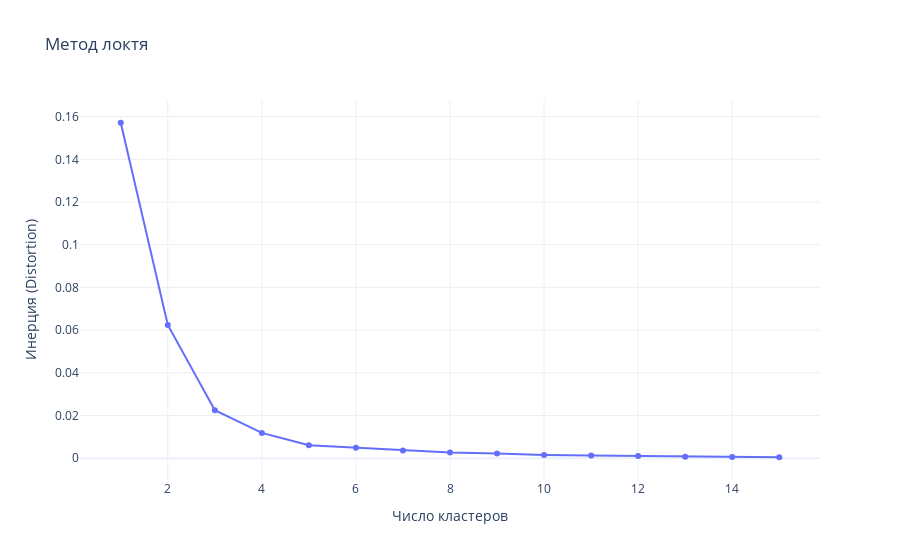

Notebook code for this chart:
### Code cell
processor = GraphClusterProcessor(adj, data)
processor.elbow_method(metric='betweenness', max_clusters=15)

### Figure 1 — Plotly figure (JSON) as saved in the notebook; plotly's stock layout.template omitted (floating-point values rounded to 4 significant figures)
{"data": [{"mode": "lines+markers", "name": "Distortion", "type": "scatter", "x": [1, 2, 3, 4, 5, 6, 7, 8, 9, 10, 11, 12, 13, 14, 15], "y": [0.1571, 0.06245, 0.02251, 0.01186, 0.006122, 0.004923, 0.003571, 0.002651, 0.002256, 0.001523, 0.001263, 0.001066, 0.0006863, 0.0005648, 0.0004615]}], "layout": {"title": {"text": "Метод локтя"}, "xaxis": {"title": {"text": "Число кластеров"}}, "yaxis": {"title": {"text": "Инерция (Distortion)"}}}}
